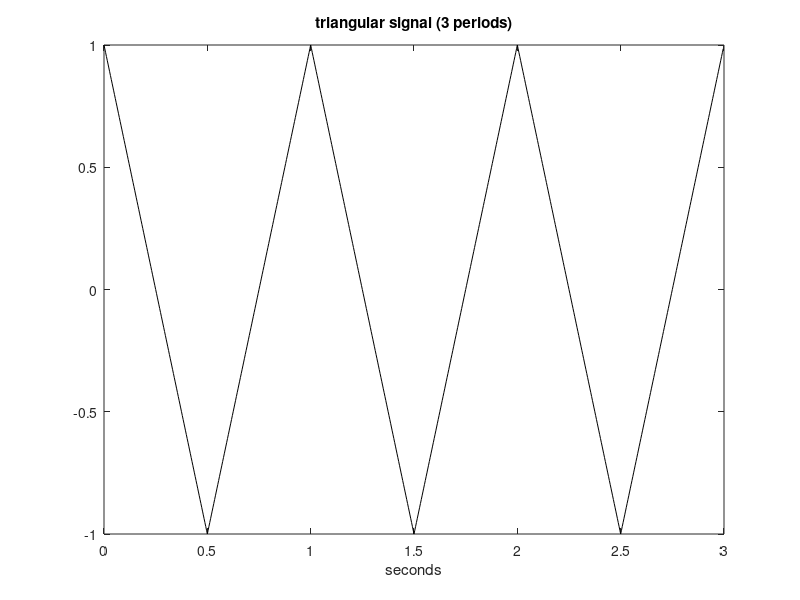

Recreate this plot in MATLAB.
%triangular signal to be analyzed
fy=1; %signal frequency in Hz
wy=2*pi*fy; %signal frequency in rad/s
Ty=1/fy; %signal period in seconds
N=256;
fs=N*fy; %sampling frequency in Hz
tiv=1/fs; %time interval between samples;
t=0:tiv:((3*Ty)-tiv); %time intervals set (3 periods)
y3=-sawtooth(wy*t,0.5); %signal data set
plot(t,y3,'k');%triangular signal to be analyzed
fy=1; %signal frequency in Hz
wy=2*pi*fy; %signal frequency in rad/s
Ty=1/fy; %signal period in seconds
N=256;
fs=N*fy; %sampling frequency in Hz
tiv=1/fs; %time interval between samples;
t=0:tiv:((3*Ty)-tiv); %time intervals set (3 periods)
y3=-sawtooth(wy*t,0.5); %signal data set
plot(t,y3,'k');
xlabel('seconds'); title('triangular signal (3 periods)');
xlabel('seconds'); title('triangular signal (3 periods)');